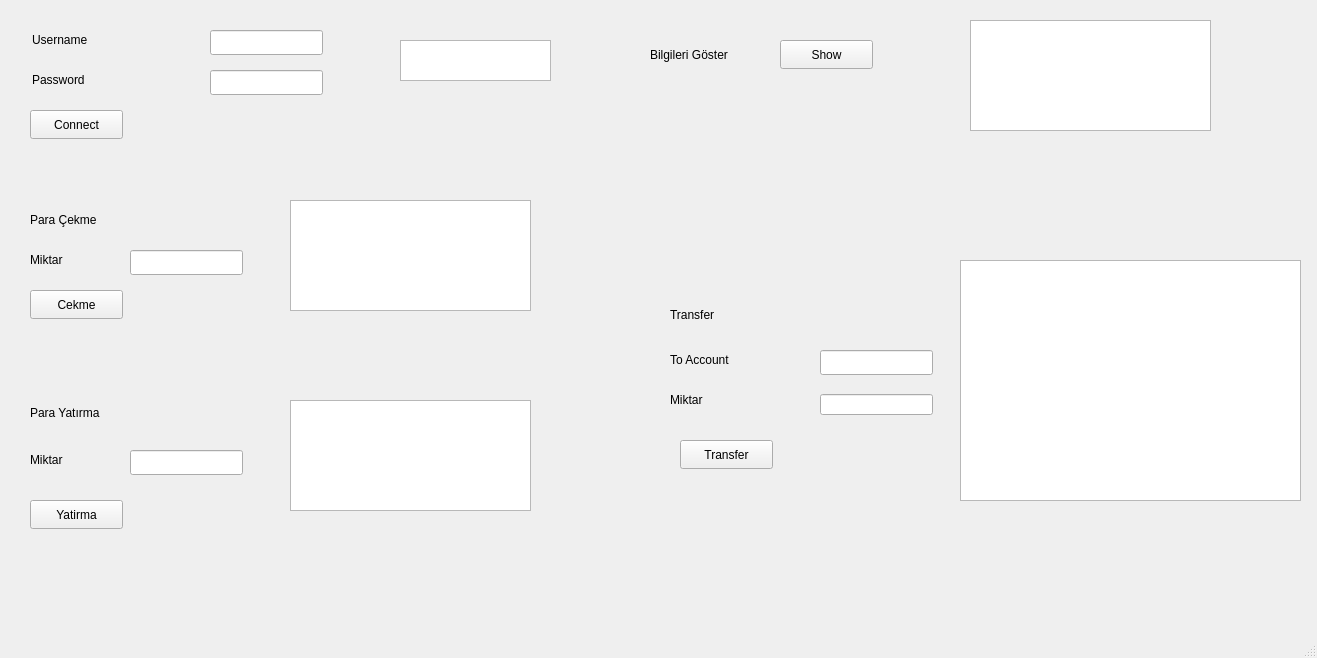
<?xml version="1.0" encoding="UTF-8"?>
<ui version="4.0">
 <class>MainWindow</class>
 <widget class="QMainWindow" name="MainWindow">
  <property name="geometry">
   <rect>
    <x>0</x>
    <y>0</y>
    <width>1317</width>
    <height>658</height>
   </rect>
  </property>
  <property name="windowTitle">
   <string>MainWindow</string>
  </property>
  <widget class="QWidget" name="centralwidget">
   <widget class="QLineEdit" name="userName">
    <property name="geometry">
     <rect>
      <x>210</x>
      <y>30</y>
      <width>113</width>
      <height>25</height>
     </rect>
    </property>
   </widget>
   <widget class="QLineEdit" name="Password">
    <property name="geometry">
     <rect>
      <x>210</x>
      <y>70</y>
      <width>113</width>
      <height>25</height>
     </rect>
    </property>
   </widget>
   <widget class="QLabel" name="label">
    <property name="geometry">
     <rect>
      <x>32</x>
      <y>30</y>
      <width>111</width>
      <height>20</height>
     </rect>
    </property>
    <property name="text">
     <string>Username</string>
    </property>
   </widget>
   <widget class="QLabel" name="label_2">
    <property name="geometry">
     <rect>
      <x>32</x>
      <y>70</y>
      <width>111</width>
      <height>20</height>
     </rect>
    </property>
    <property name="text">
     <string>Password</string>
    </property>
   </widget>
   <widget class="QPushButton" name="Connect">
    <property name="geometry">
     <rect>
      <x>30</x>
      <y>110</y>
      <width>93</width>
      <height>29</height>
     </rect>
    </property>
    <property name="text">
     <string>Connect</string>
    </property>
   </widget>
   <widget class="QTextEdit" name="textEdit">
    <property name="geometry">
     <rect>
      <x>400</x>
      <y>40</y>
      <width>151</width>
      <height>41</height>
     </rect>
    </property>
   </widget>
   <widget class="QPushButton" name="Show">
    <property name="geometry">
     <rect>
      <x>780</x>
      <y>40</y>
      <width>93</width>
      <height>29</height>
     </rect>
    </property>
    <property name="text">
     <string>Show</string>
    </property>
   </widget>
   <widget class="QPushButton" name="Yatirma">
    <property name="geometry">
     <rect>
      <x>30</x>
      <y>500</y>
      <width>93</width>
      <height>29</height>
     </rect>
    </property>
    <property name="text">
     <string>Yatirma</string>
    </property>
   </widget>
   <widget class="QPushButton" name="Cekme">
    <property name="geometry">
     <rect>
      <x>30</x>
      <y>290</y>
      <width>93</width>
      <height>29</height>
     </rect>
    </property>
    <property name="text">
     <string>Cekme</string>
    </property>
   </widget>
   <widget class="QPushButton" name="Transfer">
    <property name="geometry">
     <rect>
      <x>680</x>
      <y>440</y>
      <width>93</width>
      <height>29</height>
     </rect>
    </property>
    <property name="text">
     <string>Transfer</string>
    </property>
   </widget>
   <widget class="QLabel" name="label_3">
    <property name="geometry">
     <rect>
      <x>650</x>
      <y>40</y>
      <width>98</width>
      <height>29</height>
     </rect>
    </property>
    <property name="text">
     <string>Bilgileri Göster</string>
    </property>
   </widget>
   <widget class="QLabel" name="label_4">
    <property name="geometry">
     <rect>
      <x>30</x>
      <y>380</y>
      <width>98</width>
      <height>65</height>
     </rect>
    </property>
    <property name="text">
     <string>Para Yatırma</string>
    </property>
   </widget>
   <widget class="QLabel" name="label_5">
    <property name="geometry">
     <rect>
      <x>30</x>
      <y>210</y>
      <width>98</width>
      <height>20</height>
     </rect>
    </property>
    <property name="minimumSize">
     <size>
      <width>98</width>
      <height>0</height>
     </size>
    </property>
    <property name="maximumSize">
     <size>
      <width>98</width>
      <height>41</height>
     </size>
    </property>
    <property name="text">
     <string>Para Çekme</string>
    </property>
   </widget>
   <widget class="QLabel" name="label_6">
    <property name="geometry">
     <rect>
      <x>670</x>
      <y>300</y>
      <width>98</width>
      <height>29</height>
     </rect>
    </property>
    <property name="text">
     <string>Transfer</string>
    </property>
   </widget>
   <widget class="QLineEdit" name="Miktar_cekme">
    <property name="geometry">
     <rect>
      <x>130</x>
      <y>250</y>
      <width>113</width>
      <height>25</height>
     </rect>
    </property>
   </widget>
   <widget class="QLineEdit" name="miktarYatir">
    <property name="geometry">
     <rect>
      <x>130</x>
      <y>450</y>
      <width>113</width>
      <height>25</height>
     </rect>
    </property>
   </widget>
   <widget class="QLabel" name="label_8">
    <property name="geometry">
     <rect>
      <x>30</x>
      <y>450</y>
      <width>63</width>
      <height>20</height>
     </rect>
    </property>
    <property name="text">
     <string>Miktar</string>
    </property>
   </widget>
   <widget class="QLabel" name="label_10">
    <property name="geometry">
     <rect>
      <x>30</x>
      <y>250</y>
      <width>63</width>
      <height>20</height>
     </rect>
    </property>
    <property name="text">
     <string>Miktar</string>
    </property>
   </widget>
   <widget class="QLineEdit" name="toID">
    <property name="geometry">
     <rect>
      <x>820</x>
      <y>350</y>
      <width>113</width>
      <height>25</height>
     </rect>
    </property>
   </widget>
   <widget class="QLineEdit" name="miktarTran">
    <property name="geometry">
     <rect>
      <x>820</x>
      <y>394</y>
      <width>113</width>
      <height>21</height>
     </rect>
    </property>
   </widget>
   <widget class="QLabel" name="label_11">
    <property name="geometry">
     <rect>
      <x>670</x>
      <y>350</y>
      <width>101</width>
      <height>20</height>
     </rect>
    </property>
    <property name="text">
     <string>To Account</string>
    </property>
   </widget>
   <widget class="QLabel" name="label_12">
    <property name="geometry">
     <rect>
      <x>670</x>
      <y>390</y>
      <width>101</width>
      <height>20</height>
     </rect>
    </property>
    <property name="text">
     <string>Miktar</string>
    </property>
   </widget>
   <widget class="QTextEdit" name="textEdit_2">
    <property name="geometry">
     <rect>
      <x>970</x>
      <y>20</y>
      <width>241</width>
      <height>111</height>
     </rect>
    </property>
   </widget>
   <widget class="QTextEdit" name="textEdit_3">
    <property name="geometry">
     <rect>
      <x>960</x>
      <y>260</y>
      <width>341</width>
      <height>241</height>
     </rect>
    </property>
   </widget>
   <widget class="QTextEdit" name="textEdit_4">
    <property name="geometry">
     <rect>
      <x>290</x>
      <y>200</y>
      <width>241</width>
      <height>111</height>
     </rect>
    </property>
   </widget>
   <widget class="QTextEdit" name="textEdit_5">
    <property name="geometry">
     <rect>
      <x>290</x>
      <y>400</y>
      <width>241</width>
      <height>111</height>
     </rect>
    </property>
   </widget>
  </widget>
  <widget class="QMenuBar" name="menubar">
   <property name="geometry">
    <rect>
     <x>0</x>
     <y>0</y>
     <width>1317</width>
     <height>26</height>
    </rect>
   </property>
  </widget>
  <widget class="QStatusBar" name="statusbar"/>
 </widget>
 <resources/>
 <connections/>
</ui>
